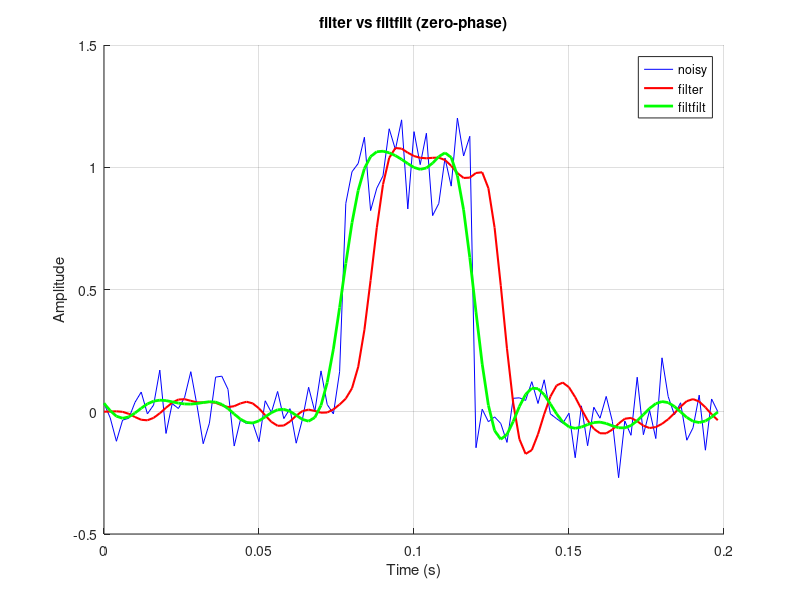

The MATLAB script that drew this image:
% Zero-Phase Filter — filtfilt vs filter
% filtfilt applies the filter forward and backward,
% eliminating phase distortion.
clear
close all

Fs = 500;
t = 0:1/Fs:0.2-1/Fs;

% Sharp pulse + noise
x = zeros(1, length(t));
x(40:60) = 1;
x = x + 0.1 * randn(1, length(t));

% 4th-order Butterworth lowpass
[b, a] = butter(4, 0.2);

y_filt    = filter(b, a, x);
y_filtfilt = filtfilt(b, a, x);

figure
hold on
plot(t, x, 'b-')
plot(t, y_filt, 'r-', 'LineWidth', 1.5)
plot(t, y_filtfilt, 'g-', 'LineWidth', 2)
hold off
title('filter vs filtfilt (zero-phase)')
xlabel('Time (s)')
ylabel('Amplitude')
legend('noisy', 'filter', 'filtfilt')
grid on
